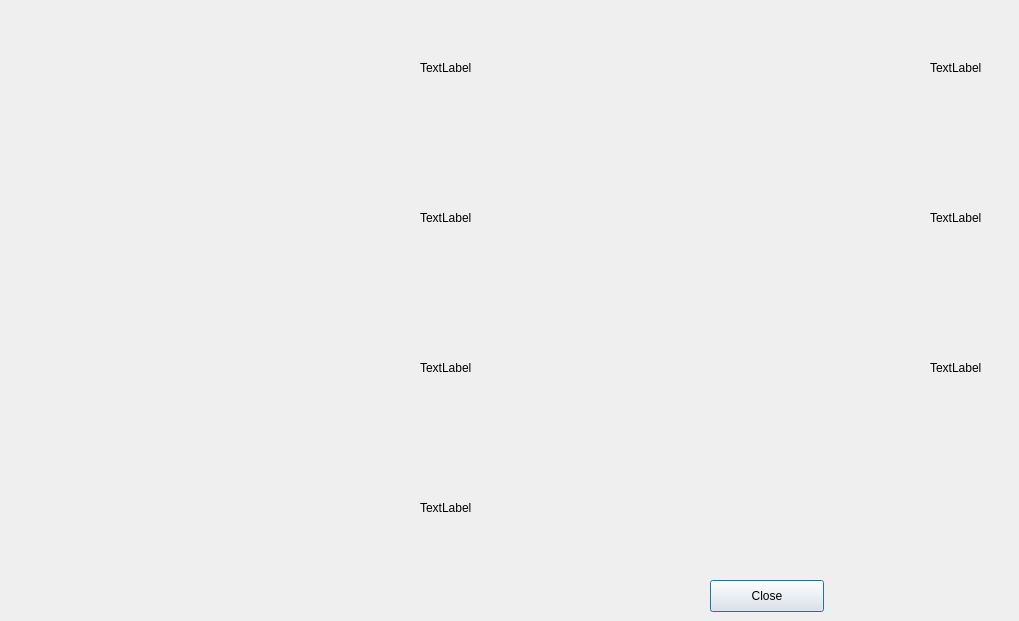
<?xml version="1.0" encoding="UTF-8"?>
<ui version="4.0">
 <class>graphWindow</class>
 <widget class="QDialog" name="graphWindow">
  <property name="geometry">
   <rect>
    <x>0</x>
    <y>0</y>
    <width>1019</width>
    <height>621</height>
   </rect>
  </property>
  <property name="windowTitle">
   <string>Dialog</string>
  </property>
  <widget class="QPushButton" name="pushButton">
   <property name="geometry">
    <rect>
     <x>710</x>
     <y>580</y>
     <width>114</width>
     <height>32</height>
    </rect>
   </property>
   <property name="text">
    <string>Close</string>
   </property>
  </widget>
  <widget class="QWidget" name="gridLayoutWidget">
   <property name="geometry">
    <rect>
     <x>510</x>
     <y>10</y>
     <width>401</width>
     <height>421</height>
    </rect>
   </property>
   <layout class="QGridLayout" name="gridLayout" rowstretch="0,0,0" columnstretch="0" rowminimumheight="0,0,0">
    <item row="2" column="0">
     <widget class="QCustomPlot" name="customPlot2" native="true"/>
    </item>
    <item row="1" column="0">
     <widget class="QCustomPlot" name="customPlot0" native="true"/>
    </item>
    <item row="0" column="0">
     <widget class="QWidget" name="widget" native="true">
      <widget class="QCustomPlot" name="customPlot1" native="true">
       <property name="geometry">
        <rect>
         <x>0</x>
         <y>0</y>
         <width>399</width>
         <height>163</height>
        </rect>
       </property>
      </widget>
     </widget>
    </item>
   </layout>
  </widget>
  <widget class="QWidget" name="gridLayoutWidget_2">
   <property name="geometry">
    <rect>
     <x>10</x>
     <y>10</y>
     <width>401</width>
     <height>561</height>
    </rect>
   </property>
   <layout class="QGridLayout" name="gridLayout_2">
    <item row="2" column="0">
     <widget class="QCustomPlot" name="customPlot5" native="true"/>
    </item>
    <item row="1" column="0">
     <widget class="QCustomPlot" name="customPlot4" native="true"/>
    </item>
    <item row="3" column="0">
     <widget class="QCustomPlot" name="customPlot6" native="true"/>
    </item>
    <item row="0" column="0">
     <widget class="QCustomPlot" name="customPlot3" native="true"/>
    </item>
   </layout>
  </widget>
  <widget class="QLabel" name="label">
   <property name="geometry">
    <rect>
     <x>420</x>
     <y>60</y>
     <width>62</width>
     <height>16</height>
    </rect>
   </property>
   <property name="text">
    <string>TextLabel</string>
   </property>
  </widget>
  <widget class="QLabel" name="label_2">
   <property name="geometry">
    <rect>
     <x>420</x>
     <y>210</y>
     <width>70</width>
     <height>16</height>
    </rect>
   </property>
   <property name="text">
    <string>TextLabel</string>
   </property>
  </widget>
  <widget class="QLabel" name="label_3">
   <property name="geometry">
    <rect>
     <x>420</x>
     <y>360</y>
     <width>70</width>
     <height>16</height>
    </rect>
   </property>
   <property name="text">
    <string>TextLabel</string>
   </property>
  </widget>
  <widget class="QLabel" name="label_4">
   <property name="geometry">
    <rect>
     <x>420</x>
     <y>500</y>
     <width>70</width>
     <height>16</height>
    </rect>
   </property>
   <property name="text">
    <string>TextLabel</string>
   </property>
  </widget>
  <widget class="QLabel" name="label_5">
   <property name="geometry">
    <rect>
     <x>930</x>
     <y>360</y>
     <width>70</width>
     <height>16</height>
    </rect>
   </property>
   <property name="text">
    <string>TextLabel</string>
   </property>
  </widget>
  <widget class="QLabel" name="label_6">
   <property name="geometry">
    <rect>
     <x>930</x>
     <y>210</y>
     <width>70</width>
     <height>16</height>
    </rect>
   </property>
   <property name="text">
    <string>TextLabel</string>
   </property>
  </widget>
  <widget class="QLabel" name="label_7">
   <property name="geometry">
    <rect>
     <x>930</x>
     <y>60</y>
     <width>70</width>
     <height>16</height>
    </rect>
   </property>
   <property name="text">
    <string>TextLabel</string>
   </property>
  </widget>
 </widget>
 <customwidgets>
  <customwidget>
   <class>QCustomPlot</class>
   <extends>QWidget</extends>
   <header>qcustomplot.h</header>
   <container>1</container>
  </customwidget>
 </customwidgets>
 <resources/>
 <connections/>
</ui>
